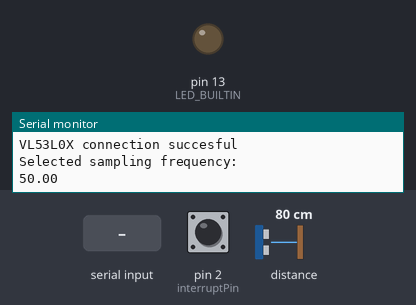
Simulated run of this sketch. Board: Arduino Uno, built with avr-gcc and run on an emulated ATmega328P. On the bench: output pins drawn as LEDs (lit = HIGH), the last lines printed to the serial monitor. The test bench sets the inputs (shaded band); at power-on: pin 2 (interruptPin) HIGH, distance to the obstacle 80 cm.

Above: at 0.9 s.
1.0 s: "1" received over Serial
2.5 s: pin 2 (interruptPin) pulled LOW for 0.15 s
At 3.4 s:
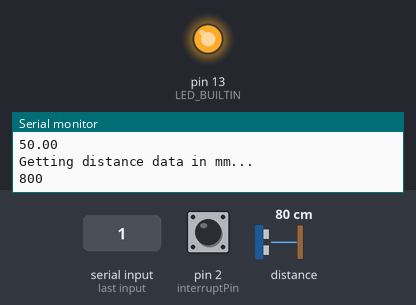
4.1 s: pin 2 (interruptPin) pulled LOW for 1 s
At 4.6 s:
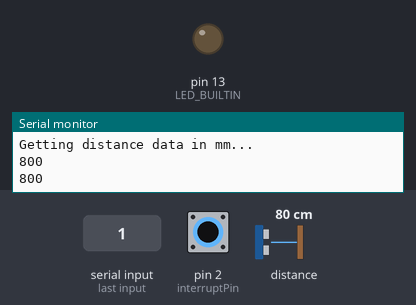
6.6 s: pin 2 (interruptPin) pulled LOW for 3.2 s
At 7.7 s:
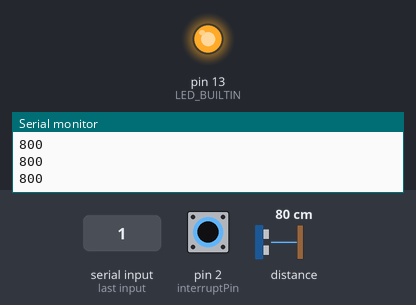
Timing chart, 0 to 9.6 s (numbered marks = the images above; inputs shaded):
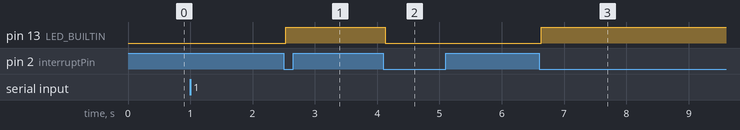

Measured:
- after the input at 2.5 s, pin 13 (LED_BUILTIN): LOW → HIGH at once
- after the input at 4.1 s, pin 13 (LED_BUILTIN): HIGH → LOW at once
- after the input at 6.6 s, pin 13 (LED_BUILTIN): LOW → HIGH at once

The sketch:

VL53L0X_Continuous.ino
```cpp
/* This example shows how to use continuous mode to take
range measurements with the VL53L0X. It is based on
vl53l0x_ContinuousRanging_Example.c from the VL53L0X API.

The range readings are in units of mm. */

#include <Wire.h>
#include <VL53L0X.h>

VL53L0X sensor;

/* -- Led status --- */
bool blinkState;

/* --- Sampling interval in microseconds --- */
uint32_t Ts = 20000;

/* --- Configuring interruption pin --- */
const int interruptPin = 2;
volatile bool newMeasurement = false;

void setup()
{
  Serial.begin(38400);
  Wire.begin();

  /* --- Configure external interrupts --- */
  attachInterrupt(digitalPinToInterrupt(interruptPin), measurementReady, FALLING);

  sensor.setTimeout(500);
  if (!sensor.init())
  {
    Serial.println("VL53L0X connection failed");
    while(1){
    }
  }

  Serial.println("VL53L0X connection succesful");

  /* --- Sampling frequency response --- */
  Serial.println("Selected sampling frequency:");
  Serial.println(1.0/(Ts*1e-6));

  /* Waiting for confirmation */
  uint8_t proceed = 0;
  while(!proceed){
    if (Serial.available() > 0) {
      proceed = 1;
    }
  }

  /* Procceding to get raw data */
  Serial.println("Getting distance data in mm...");

  /*Configure board LED pin for output*/
  pinMode(LED_BUILTIN, OUTPUT);

  /* --- Select sampling interval in microseconds --- */
  sensor.setMeasurementTimingBudget(Ts);

  /* --- Continuous mode --- */
  sensor.startContinuous();;
}

void loop()
{
  if (newMeasurement) {
    newMeasurement = false;

    /* --- Read distance in mm --- */
    uint16_t distance = sensor.readRangeContinuousMillimeters();

    /* --- Error check --- */
    if (sensor.timeoutOccurred()) {
      Serial.println("Measurement timeout");
    } else {
      Serial.println(distance);
      /* Blink LED to indicate activity */
      blinkState = !blinkState;
      digitalWrite(LED_BUILTIN, blinkState);
    }
  }
}

void measurementReady() {
  newMeasurement = true;
}
```
